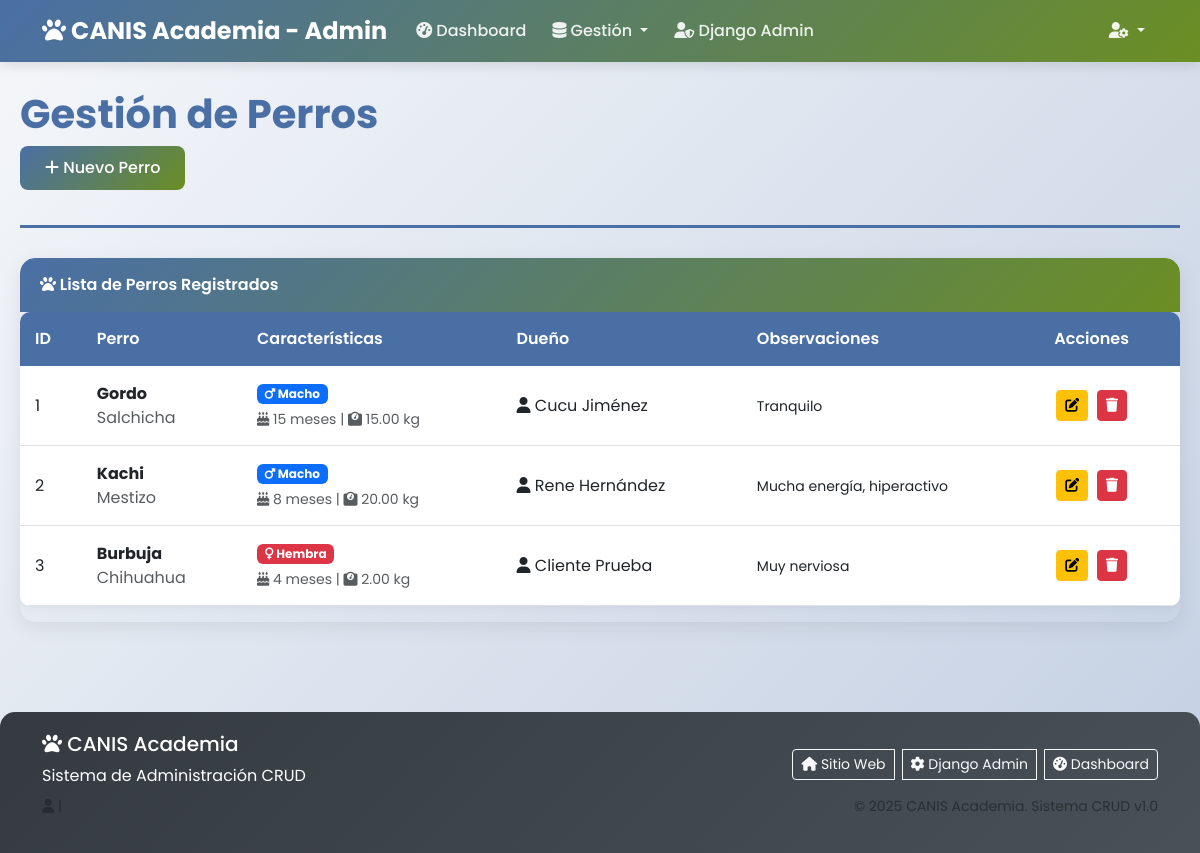
Page /perros-admin/ on the committed database.
### app_Entrenamiento_Canino/models.py (models this page shows, shortened)
class Perro(models.Model):
    cliente = models.ForeignKey(Cliente, on_delete=models.CASCADE)
    nombre = models.CharField(max_length=100)
    raza = models.CharField(max_length=100)
    edad = models.IntegerField()
    sexo = models.CharField(max_length=10)
    peso = models.DecimalField(max_digits=5, decimal_places=2, null=True, blank=True)
    tamano = models.CharField(max_length=20, null=True, blank=True)
    comportamiento = models.TextField(null=True, blank=True)

class Cliente(models.Model):
    usuario = models.OneToOneField(User, on_delete=models.CASCADE, null=True, blank=True)
    nombre = models.CharField(max_length=100)
    apellido = models.CharField(max_length=100)
    telefono = models.CharField(max_length=20)
    correo = models.EmailField(max_length=150, unique=True)
    direccion = models.CharField(max_length=200)
    fecha_registro = models.DateTimeField(auto_now_add=True)

### app_Entrenamiento_Canino/views.py (the view)
# urls.py: path('perros-admin/', views.ver_perros, name='ver_perros'), # Recomendado cambiar para evitar choque con perfil
def ver_perros(request):
    perros = Perro.objects.all()
    return render(request, 'admin/crud/perros/listar.html', {'perros': perros})

### app_Entrenamiento_Canino/templates/admin/crud/perros/listar.html (shortened to what this page needs)
{% extends "admin/crud/base_crud.html" %}
{% block page_title %}Gestión de Perros{% endblock %}
{% block page_actions %}
<a href="{% url 'agregar_perro' %}" class="admin-btn-primary">
    <i class="fas fa-plus"></i> Nuevo Perro
</a>
{% endblock %}
{% block card_icon %}paw{% endblock %}
{% block card_title %}Lista de Perros Registrados{% endblock %}
{% block card_content %}
{% if perros %}
<div class="table-responsive">
    <table class="table admin-table">
        <thead>
            <tr>
                <th>ID</th>
                <th>Perro</th>
                <th>Características</th>
                <th>Dueño</th>
                <th>Observaciones</th>
                <th>Acciones</th>
            </tr>
        </thead>
        <tbody>
            {% for perro in perros %}
            <tr>
                <td>{{ perro.id }}</td>
                <td>
                    <strong>{{ perro.nombre }}</strong><br>
                    <span class="text-muted">{{ perro.raza }}</span>
                </td>
                <td>
                    {% if perro.sexo == 'Macho' %}
                        <span class="badge bg-primary"><i class="fas fa-mars"></i> Macho</span>
                    {% else %}
                        <span class="badge bg-danger"><i class="fas fa-venus"></i> Hembra</span>
                    {% endif %}
                    <div class="small mt-1 text-muted">
                        <i class="fas fa-birthday-cake"></i> {{ perro.edad }} meses
                        {% if perro.peso %} | <i class="fas fa-weight"></i> {{ perro.peso }} kg{% endif %}
                    </div>
                </td>
                <td>
                    {% if perro.cliente %}
                        <i class="fas fa-user"></i> {{ perro.cliente.nombre }} {{ perro.cliente.apellido }}
                    {% else %}
                        <span class="text-muted fst-italic">Sin dueño asignado</span>
                    {% endif %}
                </td>
                <td>
                    {% if perro.comportamiento %}
                        <small>{{ perro.comportamiento|truncatechars:40 }}</small>
                    {% else %}
                        <span class="text-muted">-</span>
                    {% endif %}
                </td>
                <td class="action-buttons">
                    <a href="{% url 'actualizar_perro' perro.id %}" class="btn btn-warning btn-sm" title="Editar">
                        <i class="fas fa-edit"></i>
                    </a>
                    <a href="{% url 'borrar_perro' perro.id %}" class="btn btn-danger btn-sm btn-confirm-delete" title="Eliminar">
                        <i class="fas fa-trash"></i>
                    </a>
                </td>
            </tr>
            {% endfor %}
        </tbody>
    </table>
</div>
{% endif %}
{% endblock %}

### app_Entrenamiento_Canino/templates/admin/base_panel.html (style rules this page uses)
:root { --primary-color: #4A6FA5; --secondary-color: #6B8E23; --accent-color: #FF914D; --light-color: #F8F9FA; --dark-color: #343A40; }
body { font-family: 'Poppins', sans-serif; background: linear-gradient(135deg, #f5f7fa 0%, #c3cfe2 100%); min-height: 100vh; padding-top: 70px; }
.admin-table { border-radius: 10px; overflow: hidden; box-shadow: 0 2px 10px rgba(0,0,0,0.05); }
.admin-table thead th { background-color: var(--primary-color); color: white; border: none; font-weight: 600; padding: 15px; }
.admin-table tbody td { padding: 15px; vertical-align: middle; }
.admin-btn-primary { background: linear-gradient(135deg, var(--primary-color) 0%, var(--secondary-color) 100%); border: none; padding: 10px 25px; border-radius: 8px; font-weight: 500; color: white; transition: all 0.3s; text-decoration: none; display: inline-block; }
.action-buttons .btn { margin: 2px; }

### rows in the picture
Perro: id "1", nombre "Gordo", raza "Salchicha", sexo "Macho" (drawn), edad "15", peso "15.00", cliente.nombre "Cucu", cliente.apellido "Jiménez", comportamiento "Tranquilo"
Perro: id "2", nombre "Kachi", raza "Mestizo", sexo "Macho" (drawn), edad "8", peso "20.00", cliente.nombre "Rene", cliente.apellido "Hernández", comportamiento "Mucha energía, hiperactivo"
Perro: id "3", nombre "Burbuja", raza "Chihuahua", sexo "Hembra" (drawn), edad "4", peso "2.00", cliente.nombre "Cliente", cliente.apellido "Prueba", comportamiento "Muy nerviosa"
